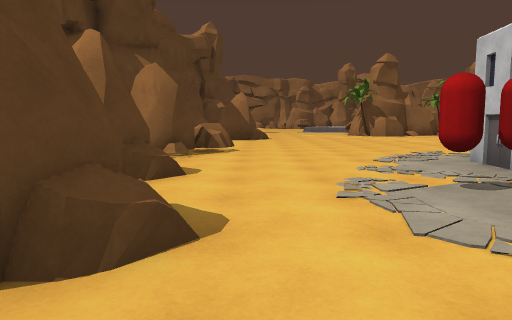
[1] (above)

23 first-person views from a walk through a 3-D level made in the Unity game engine. The camera is 1.3 m above the floor, tilts 6° down and sees 70° across. The floor is counted in squares, 2 m on a side. Each view is taken from the middle of a square. On the plan, view 1 faces up. The plan holds only what a view shows up to about 11 squares ahead; the rest is blank. The place goes on beyond the plan. Some animated figures are left out.

[2]
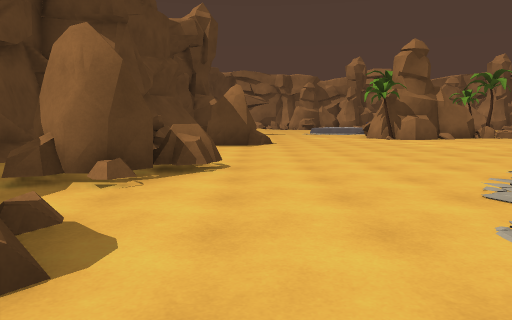

[3]
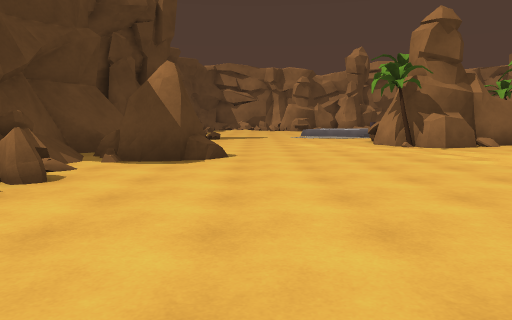

[4]
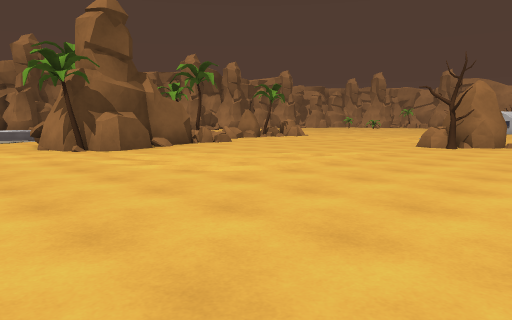

[5]
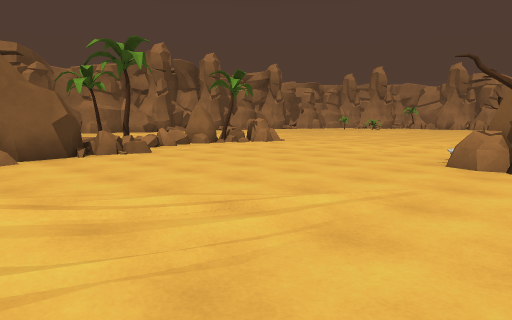

[6]
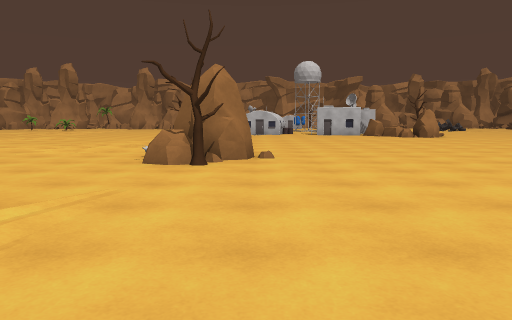

[7]
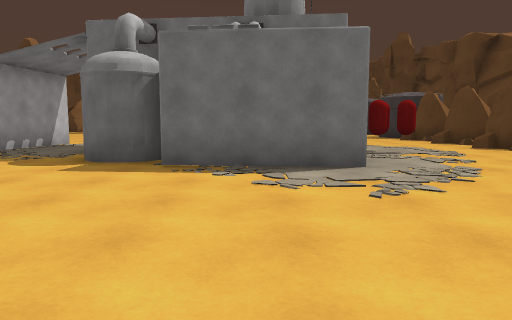

[8]
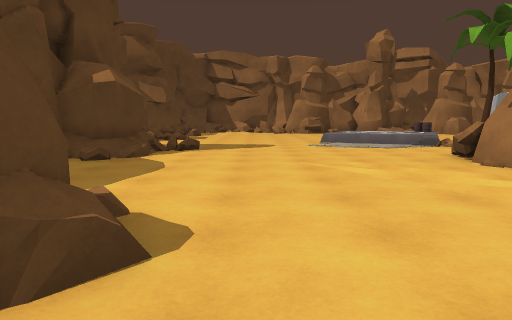

[9]
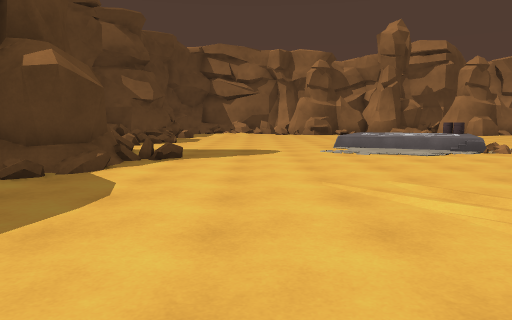

[10]
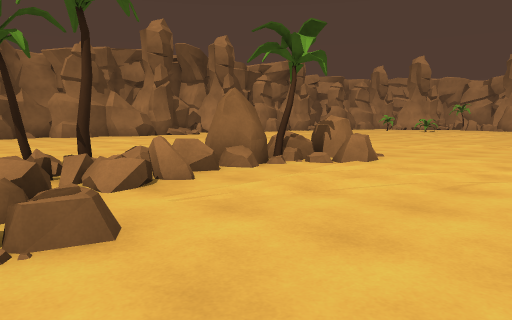

[11]
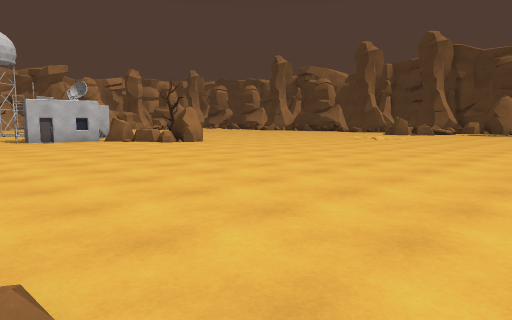

[12]
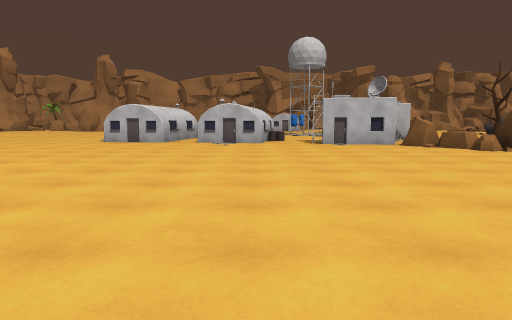

[13]
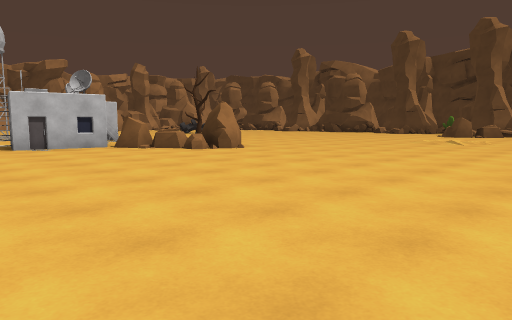

[14]
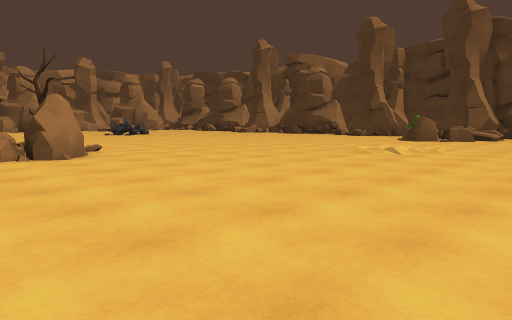

[15]
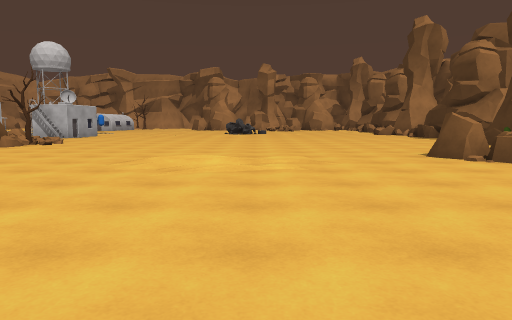

[16]
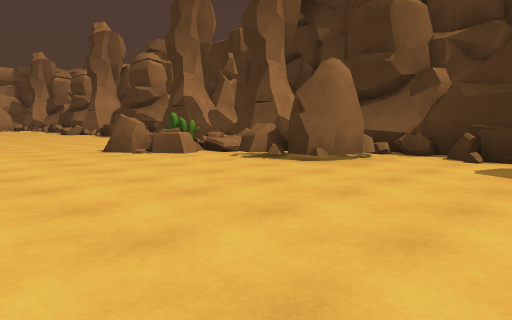

[17]
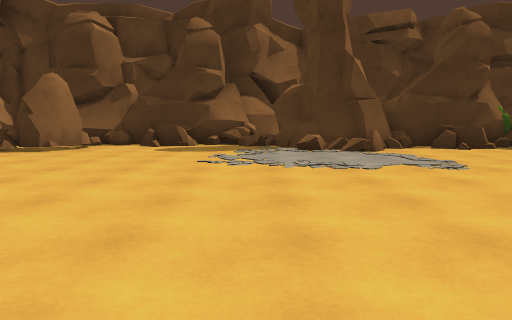

[18]
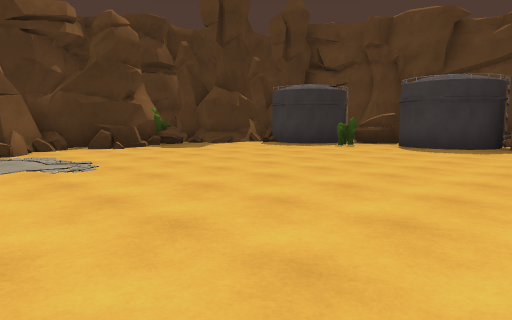

[19]
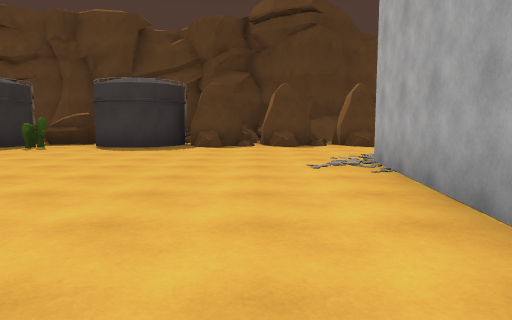

[20]
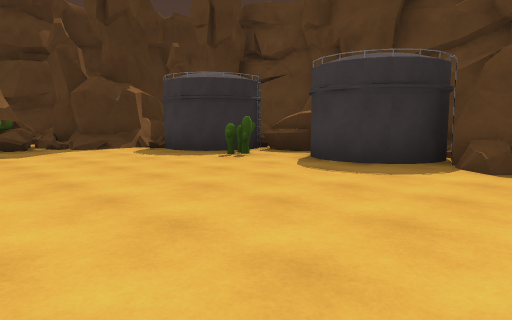

[21]
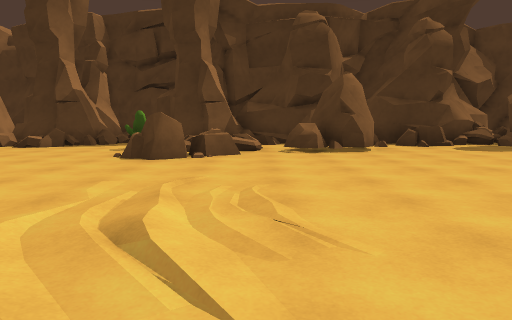

[22]
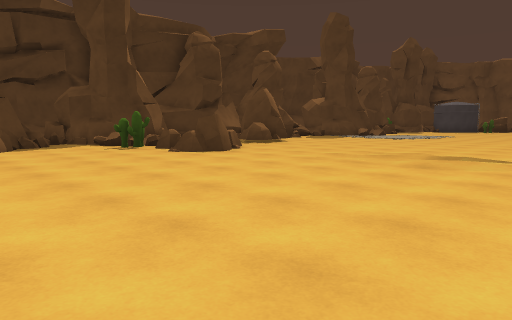

[23]
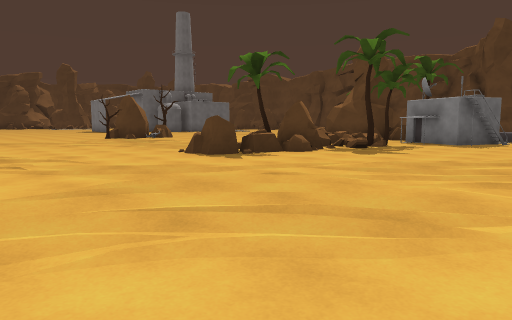

### Floor plan
Key: @ floor where view 1 was taken; # wall or solid block; . main floor; : floor 0.5 m higher than the main floor; / step, stairs or slope; = window, fence, low wall or low ledge; ^ raised ledge; R rock; T tree; B building; C cactus; O other object.
Columns run from 2 left of view 1 to 24 right of it. Each row starts with its distance up from view 1.
 25 /.....: =#.  ....  ....
 24 /....//: =.  ..........
 23 .....==::..............
 22 =.......:BBB...........
 21 #........B B..........
 20 ##......T   TT#R.......
 19 ##.....#   #==#RTR......
 18 #......#  ##....R..../...
 17 .......####R.............
 16 #......T#............    ..
 15 #....................  ....
 14 RRR.................. .....
 13 =R.........................
 12 =...............O  ........
 11 #.............TRR..........
 10 =..............R...........
  9  .........................B
  8 RR.........................
  7 #.........................B
  6 ......##.... .............B
  5 #.....####..  ...........RB
  4 RR...##   ... ..........RR
  3 RR..O#     ..#.........RRT
  2 RR...#     ..#...........
  1 RR...#####  .# ............
  0 R#@........    ............
 -1 RR...........  ............
 -2 RR............ ............
 -3 ##................../......
 -4  #................../......
 -5 ##........................
 -6 #=C........................
 -7 ##.........................
 -8  ##.................RR....
 -9   #......////....RR.RR....
-10   ###=.^/###.....#R==CC...
-11    ##C#### #=.^=.R ###=.###
-12     ###    #^##########=##
-13                       ###

Where each view was taken, in squares from view 1:
view 1: 0 up, 0 right, facing up
view 2: 3 up, 0 right, facing up
view 3: 7 up, 1 right, facing up
view 4: 8 up, 2 right, facing up-right
view 5: 10 up, 6 right, facing up-right
view 6: 10 up, 6 right, facing right
view 7: 11 up, 5 right, facing down
view 8: 12 up, 1 right, facing up
view 9: 14 up, 1 right, facing up
view 10: 15 up, 9 right, facing up-right
view 11: 10 up, 11 right, facing down-right
view 12: 9 up, 13 right, facing right
view 13: 9 up, 14 right, facing down-right
view 14: 5 up, 14 right, facing down-right
view 15: 4 down, 12 right, facing right
view 16: 4 down, 11 right, facing down-right
view 17: 1 down, 10 right, facing down
view 18: 1 down, 9 right, facing down-left
view 19: 1 down, 9 right, facing left
view 20: 1 down, 5 right, facing down-left
view 21: 1 down, 17 right, facing down
view 22: 1 down, 24 right, facing down-left
view 23: 25 up, 20 right, facing down-left
